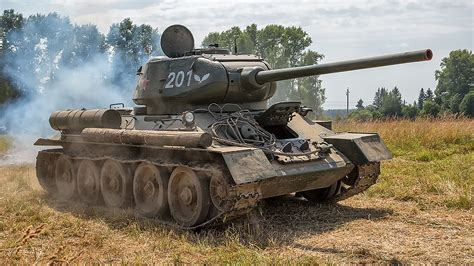
#> input picture blender/t34-85/reference/photo.png, 474 x 266 px
$ python compare.py renders/photo.png --out renders/compare.png
#> lines starting #> are read from the running program, lines starting #| are printed output that depends on the picture
"""Put the reference photo next to a render (and a 50% overlay) for visual comparison.

    python3 compare.py renders/photo.png --out renders/compare.png
"""
import argparse
import os

from PIL import Image

HERE = os.path.dirname(os.path.abspath(__file__))


def main():
    ap = argparse.ArgumentParser()
    ap.add_argument("render")
    ap.add_argument("--out", default=None)
    ap.add_argument("--height", type=int, default=400)
    args = ap.parse_args()
    ref = Image.open(os.path.join(HERE, "reference", "photo.png")).convert("RGB")
#> ref is the input picture: PIL image 474x266 RGB; mean R, G, B 134.5, 127, 112.5
    ren = Image.open(args.render).convert("RGB")
    h = args.height
    ref = ref.resize((int(ref.width * h / ref.height), h), Image.LANCZOS)
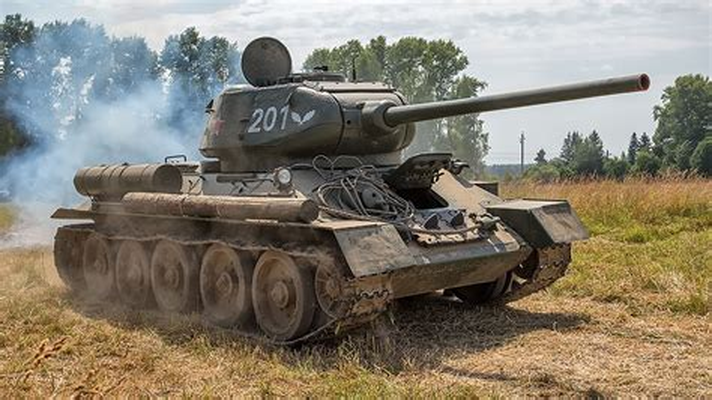
#> ref: PIL image 712x400 RGB; mean R, G, B 134.5, 127, 112.5
    ren = ren.resize((int(ren.width * h / ren.height), h), Image.LANCZOS)
    over = Image.blend(ref, ren.resize(ref.size, Image.LANCZOS), 0.5)
    sheet = Image.new("RGB", (ref.width + ren.width + over.width + 20, h), (255, 255, 255))
#> sheet: PIL image 2156x400 RGB; every value is 255
    sheet.paste(ref, (0, 0))
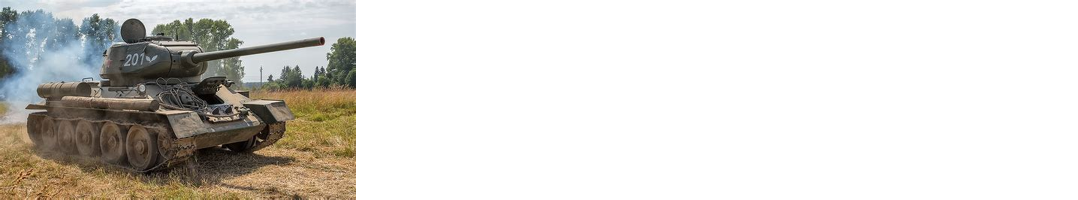
#> sheet: PIL image 2156x400 RGB (shown at 1/2 size); mean R, G, B 215.2, 212.7, 207.9
    sheet.paste(ren, (ref.width + 10, 0))
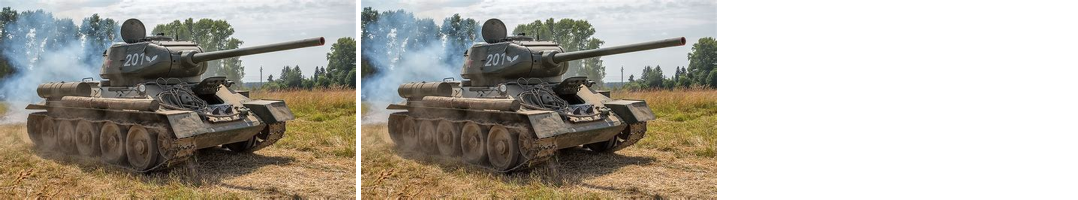
#> sheet: PIL image 2156x400 RGB (shown at 1/2 size); mean R, G, B 175.4, 170.5, 160.9
    sheet.paste(over, (ref.width + ren.width + 20, 0))
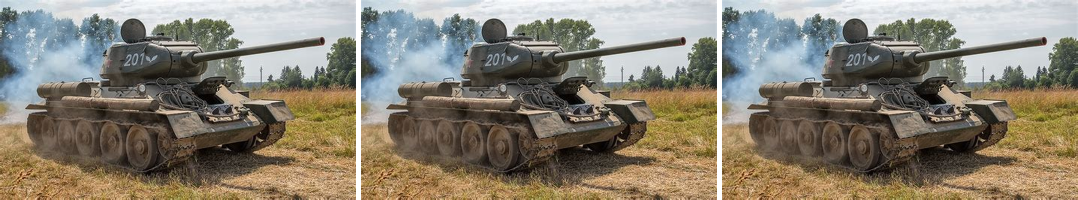
#> sheet: PIL image 2156x400 RGB (shown at 1/2 size); mean R, G, B 135.6, 128.2, 113.8
    out = args.out or os.path.splitext(args.render)[0] + "_compare.png"
    sheet.save(out)
    print(out)


if __name__ == "__main__":
    main()
